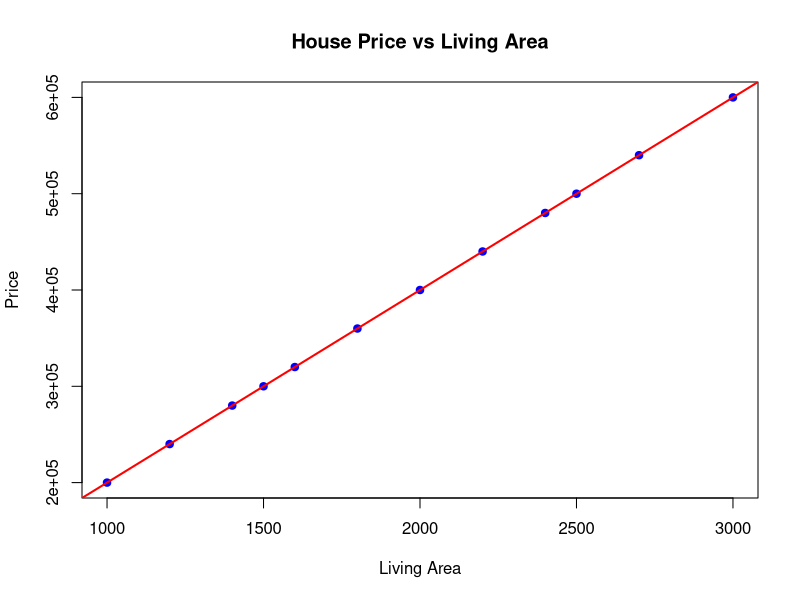

Here is the R script that generated this plot:
# Experiment 5
# Simple Linear Regression

data <- read.csv("house_prices.csv")

str(data)

model <- lm(price ~ sqft_living, data=data)

summary(model)

plot(data$sqft_living, data$price,
main="House Price vs Living Area",
xlab="Living Area",
ylab="Price",
col="blue",
pch=19)

abline(model, col="red", lwd=2)

new_data <- data.frame(sqft_living=c(1000,1500,2000))

predicted_prices <- predict(model, newdata=new_data)

print(predicted_prices)
